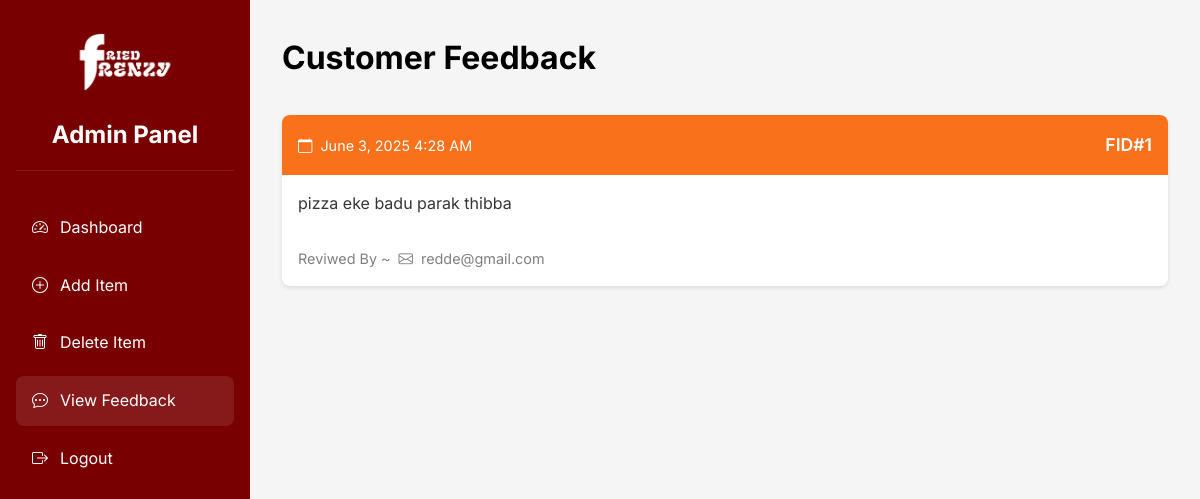
The app's page /admin/feedback.php (signed in), older data.
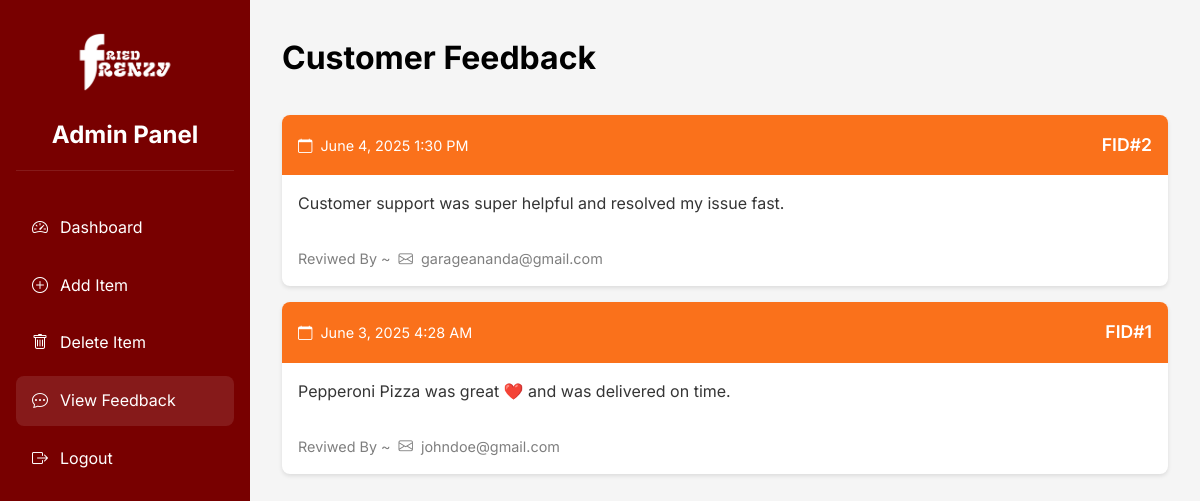
The same page, newer data.
### tables this page shows
CREATE TABLE `feedback` (
  `feedback_id` int(11) NOT NULL,
  `email` varchar(255) NOT NULL,
  `content` text NOT NULL,
  `created_at` timestamp NOT NULL DEFAULT current_timestamp() ON UPDATE current_timestamp()
);

### admin/feedback.php (the view, shortened to what this page needs)
<?php
include '../includes/header.php';
include '../includes/db_connect.php';
$stmt = $conn->prepare("
    SELECT * FROM feedback
    ORDER BY created_at DESC
");
if (!$stmt) {
    error_log("Prepare failed: " . $conn->error);
    $error = "Failed to load feedback entries";
} else {
    $stmt->execute();
    $result = $stmt->get_result();
    $feedback_entries = $result->fetch_all(MYSQLI_ASSOC);
}
?>
<body>
    <div class="admin-dashboard">
        <nav class="admin-nav">
            <div class="admin-nav-header">
                <img src="../assets/logo-header.png" alt="Fried Frenzy" class="admin-logo">
                <h2>Admin Panel</h2>
            </div>
            <ul class="admin-nav-links">
                <li><a href="dashboard.php"><i class="bi bi-speedometer2"></i> Dashboard</a></li>
                <li><a href="add_item.php"><i class="bi bi-plus-circle"></i> Add Item</a></li>
                <li><a href="delete_item.php"><i class="bi bi-trash"></i> Delete Item</a></li>
                <li class="active"><a href="feedback.php"><i class="bi bi-chat-dots"></i> View Feedback</a></li>
                <li><a href="logout.php"><i class="bi bi-box-arrow-right"></i> Logout</a></li>
            </ul>
        </nav>
        <main class="admin-content">
            <header class="admin-header">
                <h1>Customer Feedback</h1>
            </header>
            <div class="feedback-list">
                <?php if (empty($feedback_entries)): ?>
                    <p class="no-feedback">No feedback entries found.</p>
                <?php else: ?>
                    <?php foreach ($feedback_entries as $feedback): ?>
                        <div class="feedback-card">
                            <div class="feedback-header">
                                <div class="feedback-info">
                                    <span class="feedback-date">
                                        <i class="bi bi-calendar"></i>
                                        <?php echo date('F j, Y g:i A', strtotime($feedback['created_at'])); ?>
                                    </span>
                                </div>
                                <span class="feedback-id">FID#<?php echo $feedback['feedback_id']; ?></span>
                            </div>
                            <div class="feedback-content"><?php echo trim(nl2br(htmlspecialchars($feedback['content']))); ?>
                            </div>
                            <div class="feedback-footer">
                                <span class="feedback-email">
                                    Reviwed By ~ <i class="bi bi-envelope"></i>
                                    <?php echo htmlspecialchars($feedback['email']); ?>
                                </span>
                            </div>
                        </div>
                    <?php endforeach; ?>
                <?php endif; ?>
            </div>
        </main>
    </div>
</body>
</html>

Row changes from the older to the newer data that the page shows:
added feedback: created_at "June 4, 2025 1:30 PM", feedback_id "2", content "Customer support was super helpful and resolved my issue fast.", email "garageananda@gmail.com"
changed feedback id 1: content "pizza eke badu parak thibba" → "Pepperoni Pizza was great ❤️ and was delivered on time."; email "redde@gmail.com" → "johndoe@gmail.com"
